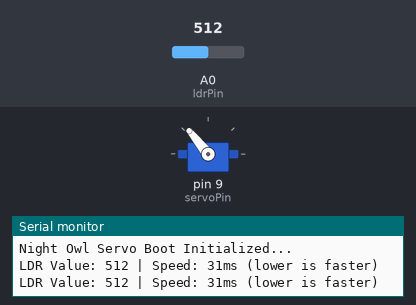
Bench run of a program on a simulated Arduino Uno, built with avr-gcc and run on an emulated ATmega328P. Parts: servo, the last lines printed to the serial monitor. The test bench sets the inputs (shaded band); at power-on: A0 (ldrPin) = 512.

Above: at 1.2 s.
1.3 s: A0 (ldrPin) set to 716
At 2.61 s:
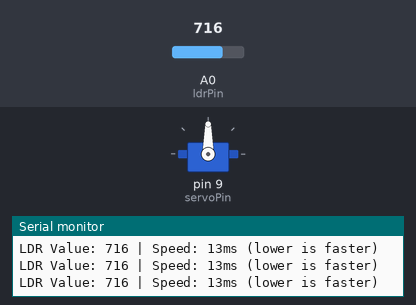
4.3 s: A0 (ldrPin) set to 390
7.3 s: A0 (ldrPin) set to 408
At 8.3 s:
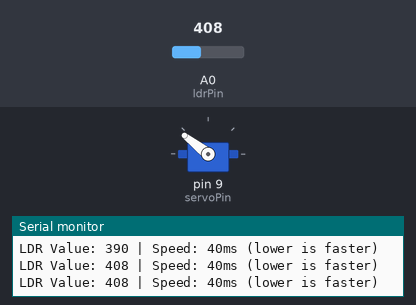
10.3 s: A0 (ldrPin) set to 900
At 10.76 s:
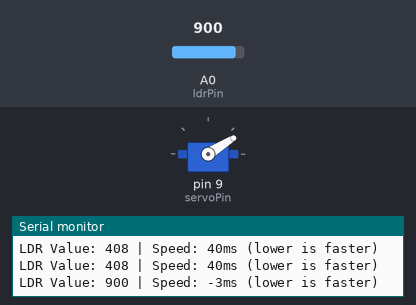
Timing chart, 0 to 14.3 s (numbered marks = the images above; inputs shaded):
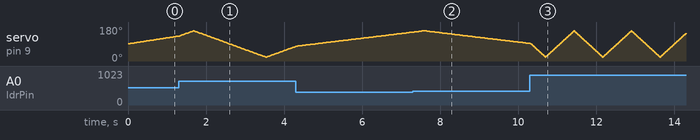

The program:

main.cpp
```cpp
#include <Arduino.h>
#include <Servo.h>

const int ldrPin = A0;
const int servoPin = 9;
Servo myServo;

int currentAngle = 90;
int direction = 1;
unsigned long lightStartTime = 0;
bool isStopped = false;

void setup() {
  Serial.begin(9600);
  myServo.attach(servoPin);
  Serial.println("Night Owl Servo Boot Initialized...");
}

void loop() {
  int lightLevel = analogRead(ldrPin);

  // 1. Check for "Light for too long" (Daytime Sleep)
  // Assuming higher value is darker, lower is brighter
  if (lightLevel < 400) { // If it's light
    if (lightStartTime == 0) {
      lightStartTime = millis(); // Start timing
    }

    // If it's been light for more than 3 seconds
    if (millis() - lightStartTime > 3000) {
      isStopped = true;
    }
  } else {
    // Darkness is back! Reset timer and wake up
    lightStartTime = 0;
    isStopped = false;
  }

  // 2. Movement Logic
  if (!isStopped) {
    // Speed: Darker = Faster (Smaller Delay)
    // Dim (400) -> 40ms delay, Dark (800) -> 5ms delay
    int moveDelay = map(lightLevel, 400, 800, 40, 5);
    moveDelay = constrain(moveDelay, 5, 40);

    currentAngle += direction;
    if (currentAngle >= 160 || currentAngle <= 20) {
      direction *= -1;
    }

    myServo.write(currentAngle);
    delay(moveDelay);
  } else {
    // It's light and we are stopped
    Serial.println("STATUS: ASLEEP (Daytime Sleep)");
    delay(500); // Check less frequently while sleeping
  }

    // Debugging

    static unsigned long lastPrint = 0;

    if (millis() - lastPrint > 500 && !isStopped) {

      Serial.print("LDR Value: "); Serial.print(lightLevel);

      Serial.print(" | Speed: "); Serial.print(map(lightLevel, 400, 800, 40, 5)); Serial.println("ms (lower is faster)");

      lastPrint = millis();

    }

  }

  
```

Measured:
- after the input at 7.3 s, servo on pin 9 (servoPin): rises from 153° to 160° in 0.24 s, then falls to 93° in 2.7 s
